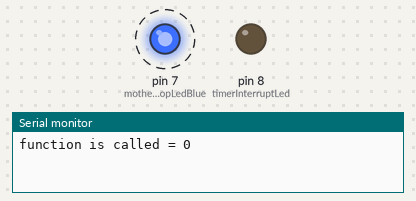
A sketch run on a simulated Arduino Uno, built with avr-gcc and run on an emulated ATmega328P. Parts: output pins drawn as LEDs (lit = HIGH), the last lines printed to the serial monitor. Dashed ring = blinking.

Above: at 0.2 s.
At 4.2 s:
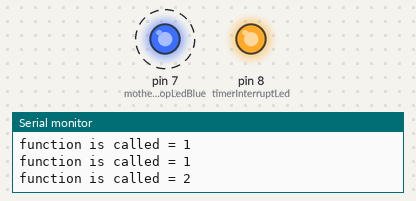
Timing chart, 0 to 5.2 s (numbered marks = the images above):
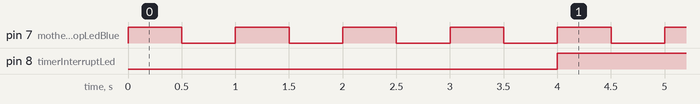

Measured:
- by itself, pin 7 (motherLoopLedBlue): alternates HIGH for 0.50 s and LOW for 0.50 s
- by itself, pin 8 (timerInterruptLed): alternates HIGH for 2.0 s and LOW for 2.0 s

The sketch:

LMTimerInterrupt01.ino
```cpp
#include <TimerOne.h>

int motherLoopLedBlue = 7;
int timerInterruptLed = 8;

volatile boolean onOrOff = LOW;        // set led on or off inside the ISR
volatile unsigned long functionCounter = 0; // count how many times the function is called

unsigned int motherLoopCounter = 0; // to pick up the value of the function loop

void setup() {

  pinMode(timerInterruptLed, OUTPUT);
  pinMode(motherLoopLedBlue, OUTPUT);
  Timer1.initialize(2000000); // 2 million microseconds is 2 seconds
  Timer1.attachInterrupt(function);
  Serial.begin(9600);

}

void loop() {
  noInterrupts();
  motherLoopCounter =  functionCounter;
  interrupts();
  Serial.print("function is called = ");
  Serial.println(motherLoopCounter);

 if(motherLoopCounter == 12){
  functionCounter = 0;
  }


  digitalWrite(motherLoopLedBlue, HIGH);
  delay(500);
  digitalWrite(motherLoopLedBlue, LOW);
  delay(500);
}

//interrupt service routine function
void function(){

  digitalWrite(timerInterruptLed, onOrOff);
  onOrOff =! onOrOff;
  functionCounter  ++;

  }
```
